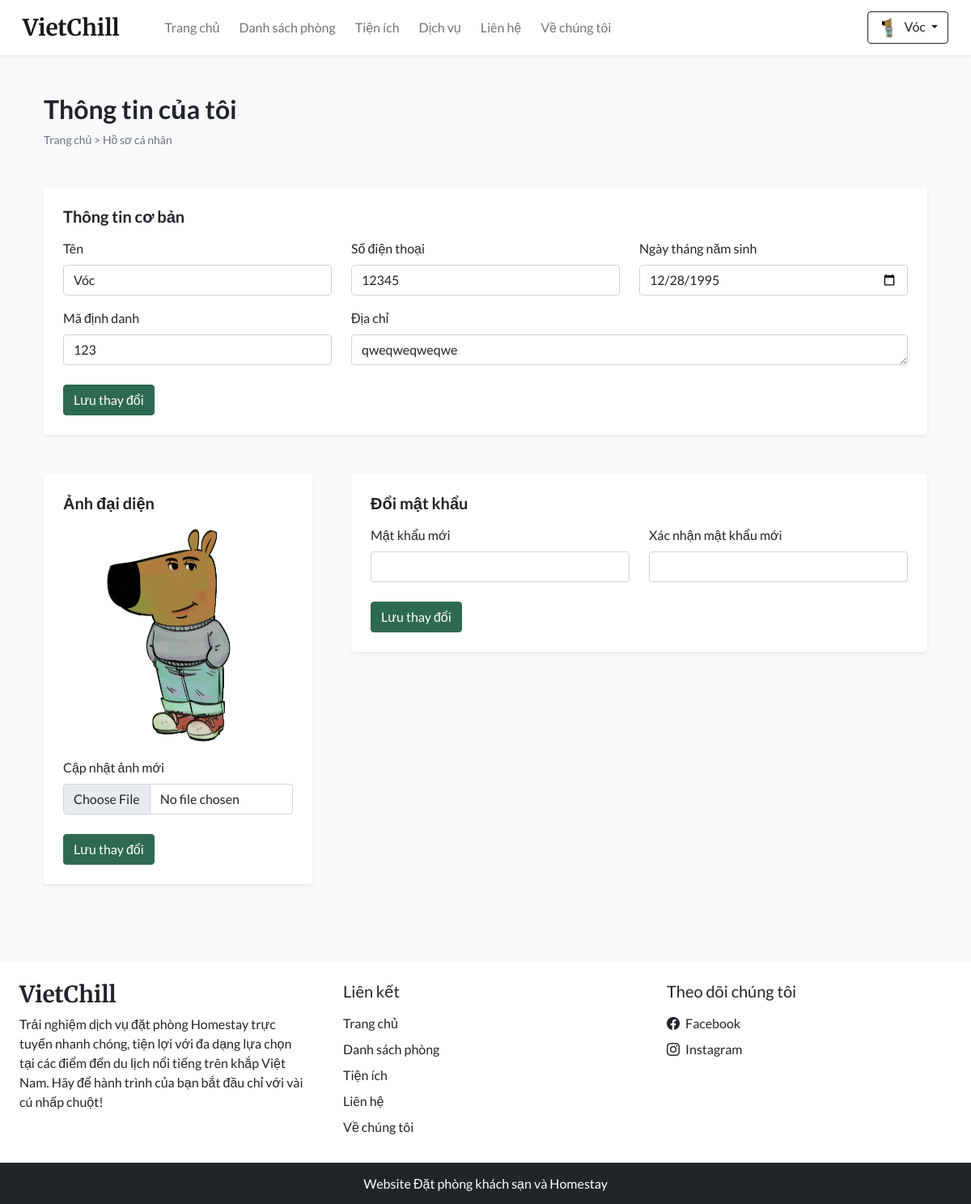
Screenshot of /profile.php (signed in) with the database file from the repository.
### tables this page shows
CREATE TABLE `settings` (
  `sr_no` int(11) NOT NULL,
  `site_title` varchar(50) NOT NULL,
  `site_about` varchar(250) NOT NULL,
  `shutdown` tinyint(1) NOT NULL
);

CREATE TABLE `user_cred` (
  `id` int(11) NOT NULL,
  `name` varchar(100) NOT NULL,
  `email` varchar(150) NOT NULL,
  `address` varchar(120) NOT NULL,
  `phonenum` varchar(100) NOT NULL,
  `pincode` int(11) NOT NULL,
  `dob` date NOT NULL,
  `profile` varchar(100) NOT NULL DEFAULT 'chill-guy.png',
  `password` varchar(200) NOT NULL,
  `is_verified` int(11) NOT NULL DEFAULT 0,
  `token` varchar(200) DEFAULT NULL,
  `t_expire` date DEFAULT NULL,
  `status` int(11) NOT NULL DEFAULT 1,
  `datentime` datetime NOT NULL DEFAULT current_timestamp()
);

### admin/inc/db_config.php (called while the page is built, shortened)
<?php
  function select($sql, $values, $datatypes) {
    $con = $GLOBALS['con'];
    if($stmt = mysqli_prepare($con, $sql)){
      mysqli_stmt_bind_param($stmt, $datatypes, ...$values);
      if(mysqli_stmt_execute($stmt)){
        $res = mysqli_stmt_get_result($stmt);
        return $res;
      }
      else{
        mysqli_stmt_close($stmt);
        die("Query cannot be executed - Execute");
      }
    }
    else{
      die("Query cannot be executed - Select");
    }
  }
?>

### profile.php (the view, shortened to what this page needs)
<!DOCTYPE html>
<html lang="en">
<head>
  <?php require('inc/links.php'); ?>
</head>
<body class="bg-light">
  <?php
    require('inc/header.php');
    $u_exist = select("SELECT * FROM `user_cred` WHERE `id`=? LIMIT 1",[$_SESSION['uId']],'s');
    $u_fetch = mysqli_fetch_assoc($u_exist);
  ?>
  <div class="container">
    <div class="row">
      <div class="col-12 my-5 px-4">
        <h2 class="fw-bold">Thông tin của tôi</h2>
        <div style="font-size: 14px;">
          <a href="index.php" class="text-secondary text-decoration-none">Trang chủ</a>
          <span class="text-secondary"> > </span>
          <a href="#" class="text-secondary text-decoration-none">Hồ sơ cá nhân</a>
        </div>
      </div>
      <div class="col-12 mb-5 px-4">
        <div class="bg-white p-3 p-md-4 rounded shadow-sm">
          <form id="info-form">
            <h5 class="mb-3 fw-bold">Thông tin cơ bản</h5>
            <div class="row">
              <div class="col-md-4 mb-3">
                <label class="form-label">Tên</label>
                <input name="name" type="text" value="<?php echo $u_fetch['name'] ?>" class="form-control shadow-none" required>
              </div>
              <div class="col-md-4 mb-3">
                <label class="form-label">Số điện thoại</label>
                <input name="phonenum" type="number" value="<?php echo $u_fetch['phonenum'] ?>" class="form-control shadow-none" required>
              </div>
              <div class="col-md-4 mb-3">
                <label class="form-label">Ngày tháng năm sinh</label>
                <input name="dob" type="date" value="<?php echo $u_fetch['dob'] ?>" class="form-control shadow-none" required>
              </div>
              <div class="col-md-4 mb-3">
                <label class="form-label">Mã định danh</label>
                <input name="pincode" type="number" value="<?php echo $u_fetch['pincode'] ?>" class="form-control shadow-none" required>
              </div>
              <div class="col-md-8 mb-4">
                <label class="form-label">Địa chỉ</label>
                <textarea name="address" class="form-control shadow-none" rows="1" required><?php echo $u_fetch['address'] ?></textarea>
              </div>
            </div>
            <button type="submit" class="btn text-white custom-bg shadow-none">Lưu thay đổi</button>
          </form>
        </div>
      </div>
      <div class="col-md-4 mb-5 px-4">
        <div class="bg-white p-3 p-md-4 rounded shadow-sm">
          <form id="profile-form">
            <h5 class="mb-3 fw-bold">Ảnh đại diện</h5>
            <img src="<?php echo USERS_IMG_PATH.$u_fetch['profile'] ?>" class="rounded-circle img-fluid mb-3">
            <label class="form-label">Cập nhật ảnh mới</label>
            <input name="profile" type="file" accept=".jpg, .jpeg, .png, .webp" class="mb-4 form-control shadow-none" required>
            <button type="submit" class="btn text-white custom-bg shadow-none">Lưu thay đổi</button>
          </form>
        </div>
      </div>
      <div class="col-md-8 mb-5 px-4">
        <div class="bg-white p-3 p-md-4 rounded shadow-sm">
          <form id="pass-form">
            <h5 class="mb-3 fw-bold">Đổi mật khẩu</h5>
            <div class="row">
              <div class="col-md-6 mb-3">
                <label class="form-label">Mật khẩu mới</label>
                <input name="new_pass" type="password" class="form-control shadow-none" required>
              </div>
              <div class="col-md-6 mb-4">
                <label class="form-label">Xác nhận mật khẩu mới</label>
                <input name="confirm_pass" type="password" class="form-control shadow-none" required>
              </div>
            </div>
            <button type="submit" class="btn text-white custom-bg shadow-none">Lưu thay đổi</button>
          </form>
        </div>
      </div>
    </div>
  </div>
  <?php require('inc/footer.php'); ?>
</body>
</html>

### inc/header.php (shortened to what this page needs)
<nav id="nav-bar" class="navbar navbar-expand-lg navbar-light bg-white px-lg-3 py-lg-2 shadow-sm sticky-top">
  <div class="container-fluid">
    <a class="navbar-brand me-5 fw-bold fs-3 h-font" href="index.php"><?php echo $settings_r['site_title'] ?></a>
    <div class="collapse navbar-collapse" id="navbarSupportedContent">
      <ul class="navbar-nav me-auto mb-2 mb-lg-0">
        <li class="nav-item">
          <a class="nav-link me-2" href="index.php">Trang chủ</a>
        </li>
        <li class="nav-item">
          <a class="nav-link me-2" href="rooms.php">Danh sách phòng</a>
        </li>
        <li class="nav-item">
          <a class="nav-link me-2" href="facilities.php">Tiện ích</a>
        </li>
        <li class="nav-item">
          <a class="nav-link me-2" href="services.php">Dịch vụ</a>
        </li>
        <li class="nav-item">
          <a class="nav-link me-2" href="contact.php">Liên hệ</a>
        </li>
        <li class="nav-item">
          <a class="nav-link" href="about.php">Về chúng tôi</a>
        </li>
      </ul>
      <div class="d-flex">
        <?php
          if(isset($_SESSION['login']) && $_SESSION['login']==true)
          {
            $path = USERS_IMG_PATH;
            echo<<<data
              <div class="btn-group">
                <button type="button" class="btn btn-outline-dark shadow-none dropdown-toggle" data-bs-toggle="dropdown" data-bs-display="static" aria-expanded="false">
                  <img src="$path$_SESSION[uPic]" style="width: 25px; height: 25px;" class="me-1 rounded-circle">
                  $_SESSION[uName]
                </button>
                <ul class="dropdown-menu dropdown-menu-lg-end">
                  <li><a class="dropdown-item" href="profile.php">Hồ sơ cá nhân</a></li>
                  <li><a class="dropdown-item" href="bookings.php">Lịch sử đặt phòng</a></li>
                  <li><a class="dropdown-item" href="logout.php">Đăng xuất</a></li>
                </ul>
              </div>
            data;
          }
        ?>
      </div>
    </div>
  </div>
</nav>

### inc/footer.php (shortened to what this page needs)
<div class="container-fluid bg-white mt-5">
  <div class="row">
    <div class="col-lg-4 p-4">
      <h3 class="h-font fw-bold fs-3 mb-2"><?php echo $settings_r['site_title'] ?></h3>
      <p>
        <?php echo $settings_r['site_about'] ?>
      </p>
    </div>
    <div class="col-lg-4 p-4">
      <h5 class="mb-3">Liên kết</h5>
      <a href="index.php" class="d-inline-block mb-2 text-dark text-decoration-none">Trang chủ</a> <br>
      <a href="rooms.php" class="d-inline-block mb-2 text-dark text-decoration-none">Danh sách phòng</a> <br>
      <a href="facilities.php" class="d-inline-block mb-2 text-dark text-decoration-none">Tiện ích</a> <br>
      <a href="contact.php" class="d-inline-block mb-2 text-dark text-decoration-none">Liên hệ</a> <br>
      <a href="about.php" class="d-inline-block mb-2 text-dark text-decoration-none">Về chúng tôi</a>
    </div>
    <div class="col-lg-4 p-4">
        <h5 class="mb-3">Theo dõi chúng tôi</h5>
        <a href="<?php echo $contact_r['fb'] ?>" class="d-inline-block text-dark text-decoration-none mb-2">
          <i class="bi bi-facebook me-1"></i> Facebook
        </a><br>
        <a href="<?php echo $contact_r['insta'] ?>" class="d-inline-block text-dark text-decoration-none">
          <i class="bi bi-instagram me-1"></i> Instagram
        </a><br>
    </div>
  </div>
</div>
<h6 class="text-center bg-dark text-white p-3 m-0">Website Đặt phòng khách sạn và Homestay</h6>

### css/common.css (style rules this page uses)
:root { --teal: #2D6A4F; --teal_hover: #2D6A4F; }
* { font-family: 'Lato', sans-serif; }
.h-font { font-family: 'Merriweather', serif; }
input[type=number] { -moz-appearance: textfield; }
.custom-bg { background-color: var(--teal); border: 1px solid var(--teal); }

### rows the page displays
settings: site_title "VietChill", site_about "Trải nghiệm dịch vụ đặt phòng Homestay trực tuyến nhanh chóng, tiện lợi với đa dạng lựa chọn tại các điểm đến du lịch nổi tiếng trên khắp Việt Nam. Hãy để hành trình của bạn bắt đầu chỉ với vài cú nhấp chuột!"
user_cred: name "Vóc", phonenum "12345", dob "12/28/1995", pincode "123", address "qweqweqweqwe", profile (picture)

### other values shown
$_SESSION[uName] "Vóc"
